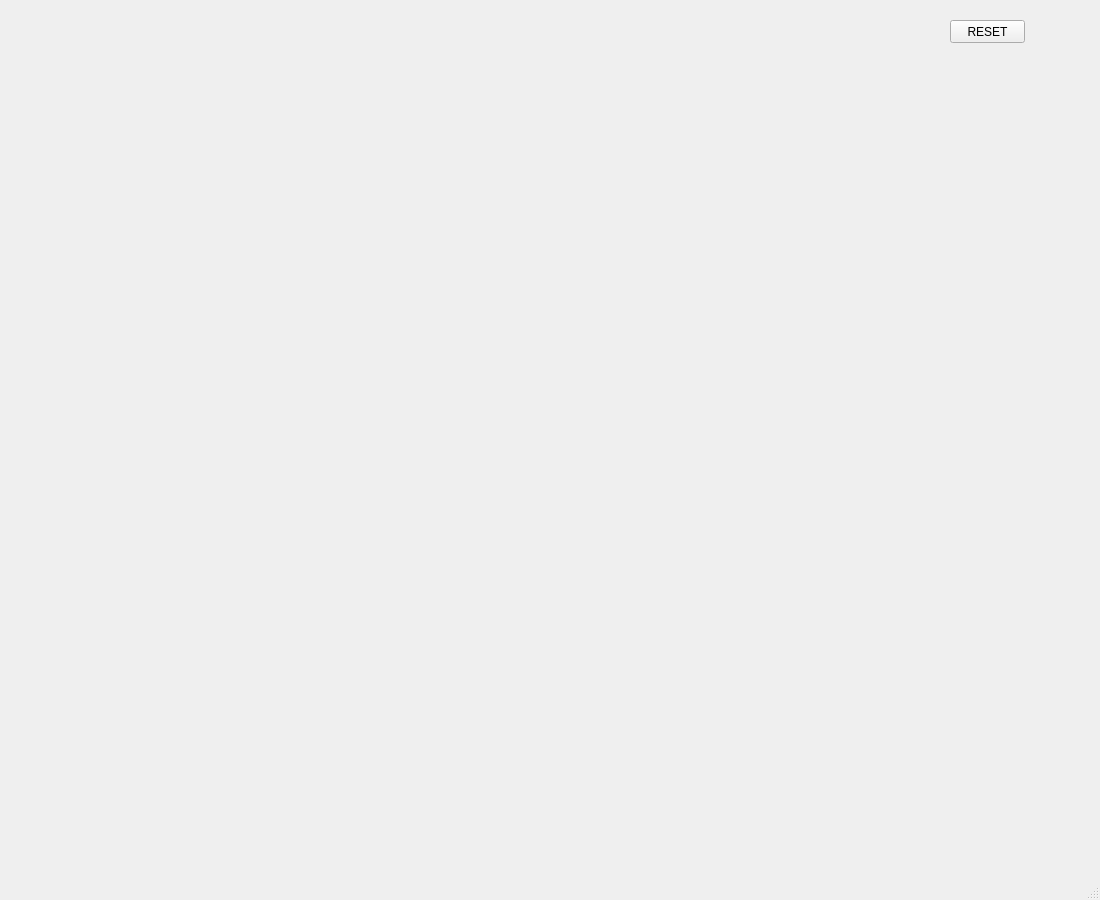
<?xml version="1.0" encoding="UTF-8"?>
<ui version="4.0">
 <class>MainWindow</class>
 <widget class="QMainWindow" name="MainWindow">
  <property name="geometry">
   <rect>
    <x>0</x>
    <y>0</y>
    <width>1100</width>
    <height>900</height>
   </rect>
  </property>
  <property name="windowTitle">
   <string>MainWindow</string>
  </property>
  <property name="toolTip">
   <string/>
  </property>
  <widget class="QWidget" name="centralwidget">
   <widget class="QPushButton" name="resetPb">
    <property name="geometry">
     <rect>
      <x>950</x>
      <y>20</y>
      <width>75</width>
      <height>23</height>
     </rect>
    </property>
    <property name="toolTip">
     <string/>
    </property>
    <property name="text">
     <string>RESET</string>
    </property>
   </widget>
  </widget>
  <widget class="QMenuBar" name="menubar">
   <property name="geometry">
    <rect>
     <x>0</x>
     <y>0</y>
     <width>1100</width>
     <height>21</height>
    </rect>
   </property>
  </widget>
  <widget class="QStatusBar" name="statusbar"/>
 </widget>
 <resources/>
 <connections/>
</ui>
